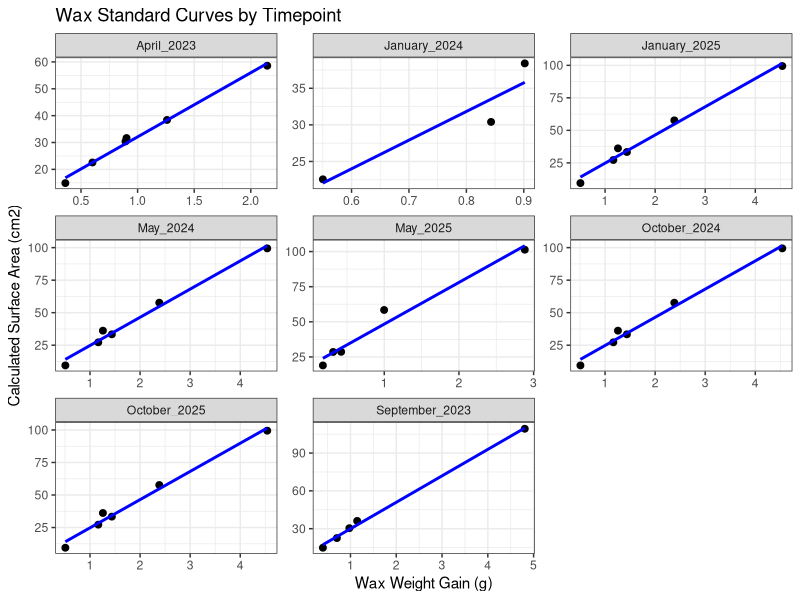

Source code (R): (Note: this script raises an error after producing the figure.)
## ---- chunk 1
knitr::opts_chunk$set(echo = TRUE)

library(tidyverse)
## ---- chunk 2
wax_data <- read.csv("../data/02-Physiology/SurfaceArea/SurfaceArea_wax.csv")
wax_data <- wax_data %>%
  mutate(delta.mass.g = With_wax_weight_g - Without_wax_weight_g)
## ---- chunk 3
wax_data_std <- wax_data %>%
  filter(Sample == "Standard") %>%
  mutate(radius = Diameter/2,
         surface.area.cm2 = (pi * Diameter * Height) + (pi * radius^2))

ggplot(wax_data_std, aes(x = delta.mass.g, y = surface.area.cm2)) +
  geom_point(size = 2) +
  # Add the linear regression line for each facet
  geom_smooth(method = "lm", formula = y ~ x, color = "blue", se = FALSE) +
  # Create a separate plot for each Timepoint
  facet_wrap(~Timepoint, scales = "free") + 
  theme_bw() +
  labs(
    title = "Wax Standard Curves by Timepoint",
    x = "Wax Weight Gain (g)",
    y = "Calculated Surface Area (cm2)"
  )
## ---- chunk 4
wax_data_samp <- wax_data_std %>%
  group_by(Timepoint) %>%
  nest() %>%
  mutate(model = map(data, ~lm(surface.area.cm2 ~ delta.mass.g + 0, data = .x))) %>%
  right_join(wax_data %>% filter(Sample == "Coral"), by = "Timepoint") %>%
  group_by(Timepoint) %>%
  mutate(surface.area.cm2 = predict(model[[1]], newdata = cur_data())) %>%
  select(-data, -model) 
## ---- chunk 5
wax_data_samp <- wax_data_samp %>%
  dplyr::select(ColonyID, Species, Phenotype, Timepoint, Without_wax_weight_g, With_wax_weight_g, delta.mass.g, surface.area.cm2, Notes)
## ---- chunk 6
write.csv(wax_data_samp, "../output/02-Physiology/SurfaceArea/SurfaceArea_wax_calculations.csv")
